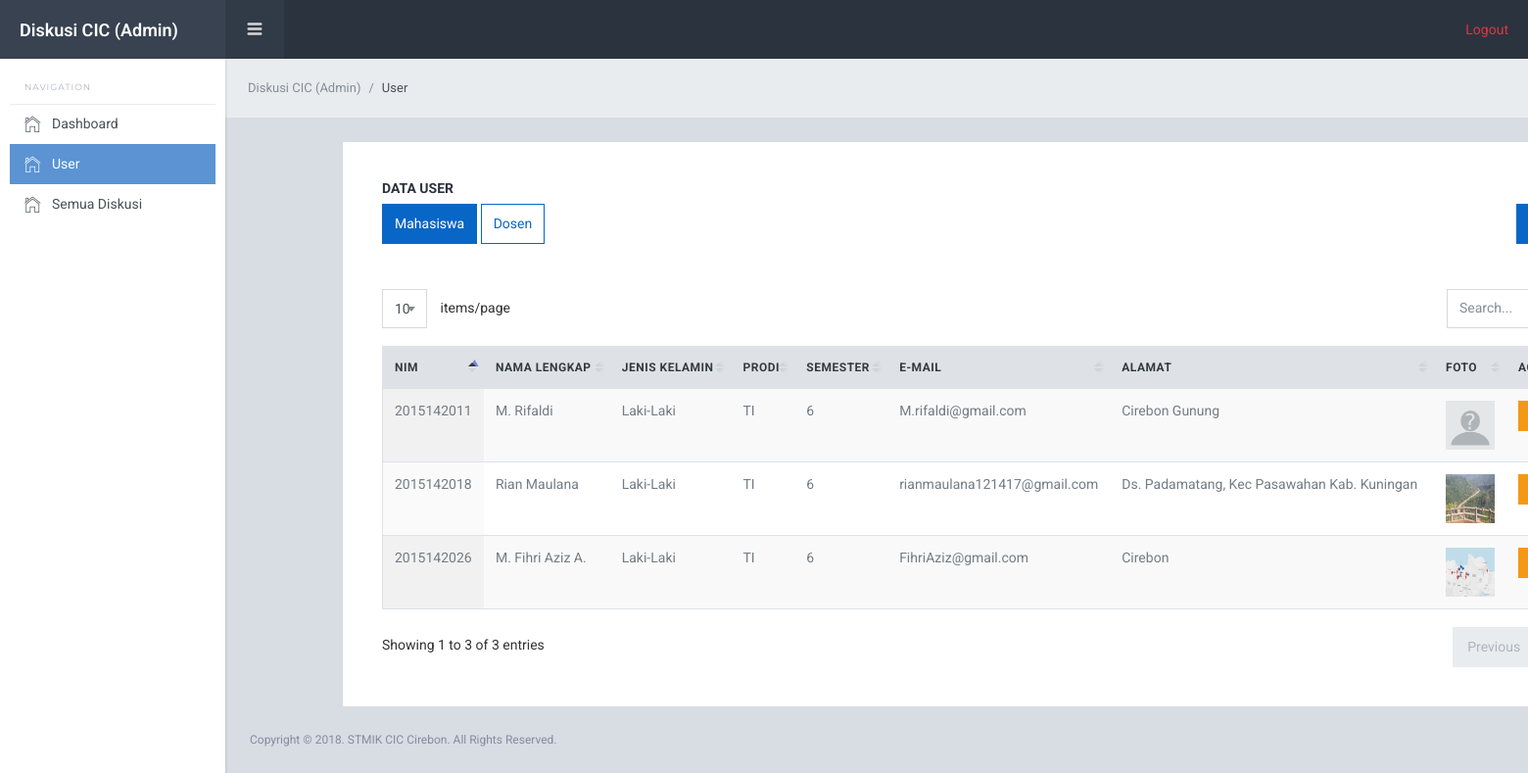
The app's page /Admin/user/1 with its own data.
### tables this page shows
CREATE TABLE `mhs` (
  `id_mhs` int(11) NOT NULL,
  `id_user` int(11) NOT NULL,
  `nim` varchar(10) NOT NULL,
  `nama` varchar(30) NOT NULL,
  `jk` varchar(255) NOT NULL,
  `status` varchar(255) NOT NULL,
  `prodi` varchar(20) NOT NULL,
  `semester` int(11) NOT NULL,
  `email` varchar(30) NOT NULL,
  `alamat` varchar(100) NOT NULL,
  `foto` varchar(255) NOT NULL DEFAULT 'kosong.jpg'
);

### application/controllers/Admin.php (called while the page is built, shortened)
<?php
class Admin extends CI_Controller {
	function __construct(){
		$this->load->model('M_admin');
	}
	public function user(){
		$wh = $this->uri->segment('3');
		if($wh == 1){
			$data['mhs'] = $this->db->get('mhs');
			$this->load->view('Admin/user_view', $data);
		}else if($wh == 2){
			$data['dsn'] = $this->db->get('dsn');
			$this->load->view('Admin/dsn_view', $data);
		}
	}
}

### index.php (called while the page is built, shortened)
<?php
require_once BASEPATH.'core/CodeIgniter.php';

### application/views/Admin/user_view.php (the view, shortened to what this page needs)
?><!DOCTYPE html>
<html lang="en">
  <head>
    <link href="<?php echo base_url('themes/starlightadmin/template/lib/font-awesome/css/font-awesome.css')?>" rel="stylesheet">
    <link href="<?php echo base_url('themes/starlightadmin/template/lib/Ionicons/css/ionicons.css')?>" rel="stylesheet">
    <link href="<?php echo base_url('themes/starlightadmin/template/lib/perfect-scrollbar/css/perfect-scrollbar.css')?>" rel="stylesheet">
    <link href="<?php echo base_url('themes/starlightadmin/template/lib/rickshaw/rickshaw.min.css')?>" rel="stylesheet">
    <link href="<?php echo base_url('themes/starlightadmin/template/lib/highlightjs/github.css')?>" rel="stylesheet">
    <link href="<?php echo base_url('themes/starlightadmin/template/lib/datatables/jquery.dataTables.css')?>" rel="stylesheet">
    <link href="<?php echo base_url('themes/starlightadmin/template/lib/select2/css/select2.min.css')?>" rel="stylesheet">
    <link rel="stylesheet" href="<?php echo base_url('themes/starlightadmin/template/css/starlight.css')?>">
  </head>
  <body>
    <div class="sl-logo"><a href="<?php echo base_url('Admin')?>" style="font-size: 18px;">Diskusi CIC (Admin)</a></div>
    <div class="sl-sideleft">
      <label class="sidebar-label">Navigation</label>
      <div class="sl-sideleft-menu">
        <a href="<?php echo base_url('Admin/Main')?>" class="sl-menu-link">
          <div class="sl-menu-item">
            <i class="menu-item-icon icon ion-ios-home-outline tx-22"></i>
            <span class="menu-item-label">Dashboard</span>
          </div>
        </a>
        <a href="<?php echo base_url('Admin/user/1')?>" class="sl-menu-link active">
          <div class="sl-menu-item">
            <i class="menu-item-icon icon ion-ios-home-outline tx-22"></i>
            <span class="menu-item-label">User</span>
          </div>
        </a>
        <a href="<?php echo base_url('Admin/all_diskusi')?>" class="sl-menu-link">
          <div class="sl-menu-item">
            <i class="menu-item-icon icon ion-ios-home-outline tx-22"></i>
            <span class="menu-item-label">Semua Diskusi</span>
          </div>
        </a>
      </div>
      <br>
    </div>
    <div class="sl-header">
      <div class="sl-header-left">
        <div class="navicon-left hidden-md-down"><a id="btnLeftMenu" href=""><i class="icon ion-navicon-round"></i></a></div>
      </div>
      <div class="sl-header-right">
        <nav class="nav">
            <a href="" class="nav-link nav-link-profile">
            </a>
        </nav>
        <div style="padding-right: 20px">
            <a href="<?php echo base_url('Admin'); ?>" class="text-danger">Logout</a>
        </div>
      </div>
    </div>
    <div class="sl-mainpanel">
      <nav class="breadcrumb sl-breadcrumb">
        <a class="breadcrumb-item" href="<?php echo base_url('Admin/Main')?>">Diskusi CIC (Admin)</a>
        <span class="breadcrumb-item active">User</span>
      </nav>
      <div class="container">
        <div class="row">
          <div class="sl-pagebody">
            <div class="card pd-20 pd-sm-40" id="table">
              <h6 class="card-body-title">Data User</h6>
              <p class="mg-b-20 mg-sm-b-30"><button class="btn btn-outline-primary active" id="mhs">Mahasiswa</button> <a href="<?php echo base_url('Admin/user/2');?>"><button class="btn btn-outline-primary" id="dsn">Dosen</button></a> <a href="<?php echo base_url('Admin/input_mhs_view');?>"><button style="float: right;" class="btn btn-primary">+ Tambah User</button></a></p>
              <div class="table-wrapper">
                <table id="datatable1" class="table display responsive nowrap">
                  <thead>
                    <tr>
                      <th class="wd-10p">NIM</th>
                      <th class="wd-15p">Nama Lengkap</th>
                      <th class="wd-15p">Jenis Kelamin</th>
                      <th class="wd-5p">Prodi</th>
                      <th class="wd-10p">Semester</th>
                      <th class="wd-15p">E-mail</th>
                      <th class="wd-25p">Alamat</th>
                      <th class="wd-10p">Foto</th>
                      <th class="wd-20p">Action</th>
                    </tr>
                  </thead>
                  <tbody>
                  <?php foreach($mhs->result() as $m){ ?>
                    <tr>
                      <td><?php echo $m->nim;?></td>
                      <td><?php echo $m->nama;?></td>
                      <td><?php echo $m->jk;?></td>
                      <td><?php echo $m->prodi;?></td>
                      <td><?php echo $m->semester;?></td>
                      <td><?php echo $m->email;?></td>
                      <td><?php echo $m->alamat;?></td>
                      <td><img src="<?php echo base_url('./assets/profile/'.$m->foto)?>" style="height: 50px; width: 50px;"></td>
                      <td><a href="<?php echo base_url('Admin/update_mhs/'.$m->id_user.'/'.$m->id_mhs);?>"><button class="btn btn-sm btn-warning"></button></a> </td>
                    </tr>
                  <?php } ?>
                  </tbody>
                </table>
              </div>
            </div>
          </div>
        </div>
      </div>
      <footer class="sl-footer">
        <div class="footer-left">
          <div class="mg-b-2">Copyright &copy; 2018. STMIK CIC Cirebon. All Rights Reserved.</div>
        </div>
      </footer>
    </div>
  </body>
</html>

### records on screen
mhs: nim "2015142018", nama "Rian Maulana", jk "Laki-Laki", prodi "TI", semester "6", email "rianmaulana121417@gmail.com", alamat "Ds. Padamatang, Kec Pasawahan Kab. Kuningan", foto (picture)
mhs: nim "2015142026", nama "M. Fihri Aziz A.", jk "Laki-Laki", prodi "TI", semester "6", email "FihriAziz@gmail.com", alamat "Cirebon", foto (picture)
mhs: nim "2015142011", nama "M. Rifaldi", jk "Laki-Laki", prodi "TI", semester "6", email "M.rifaldi@gmail.com", alamat "Cirebon Gunung", foto (picture)
